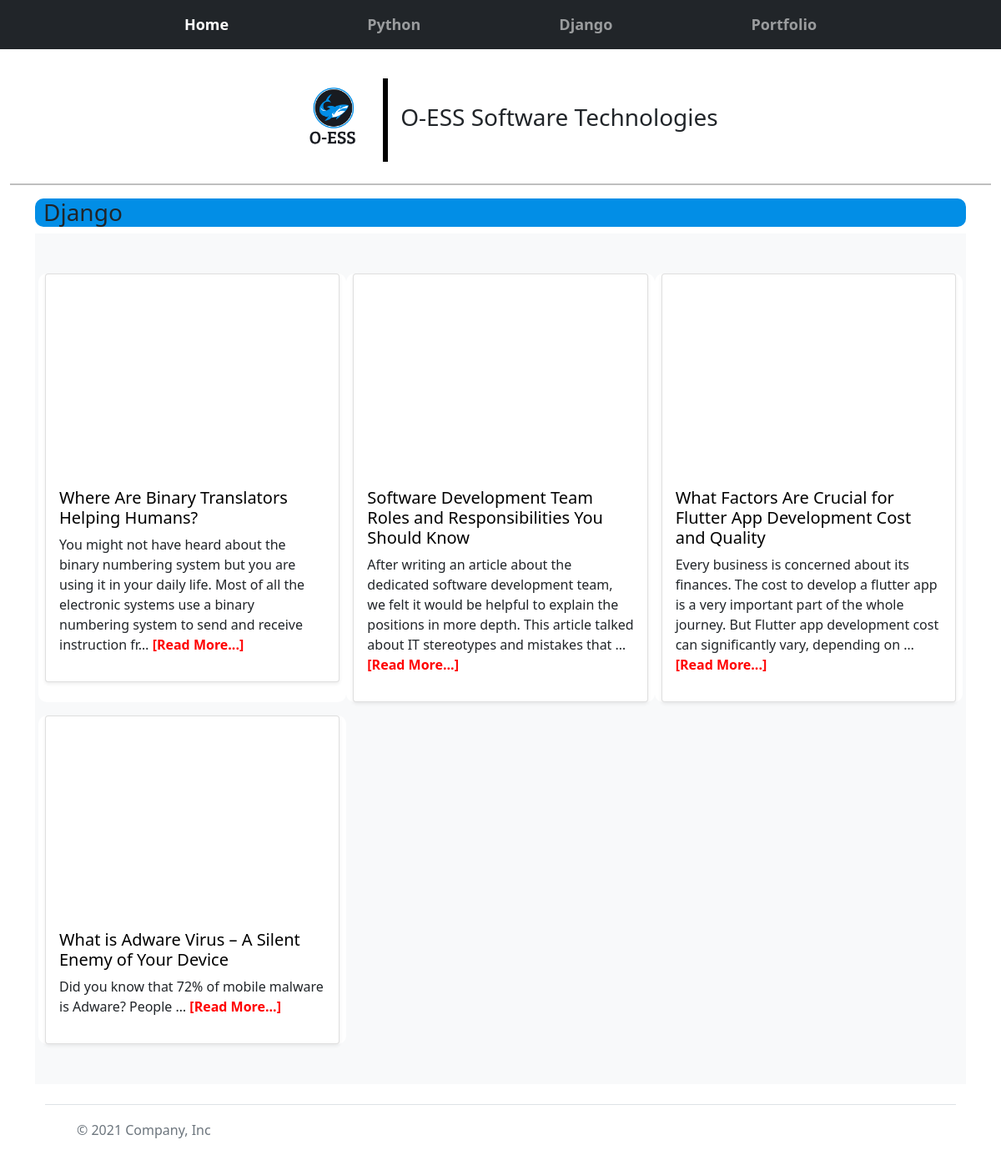
The page /django/ on the database as committed earlier.
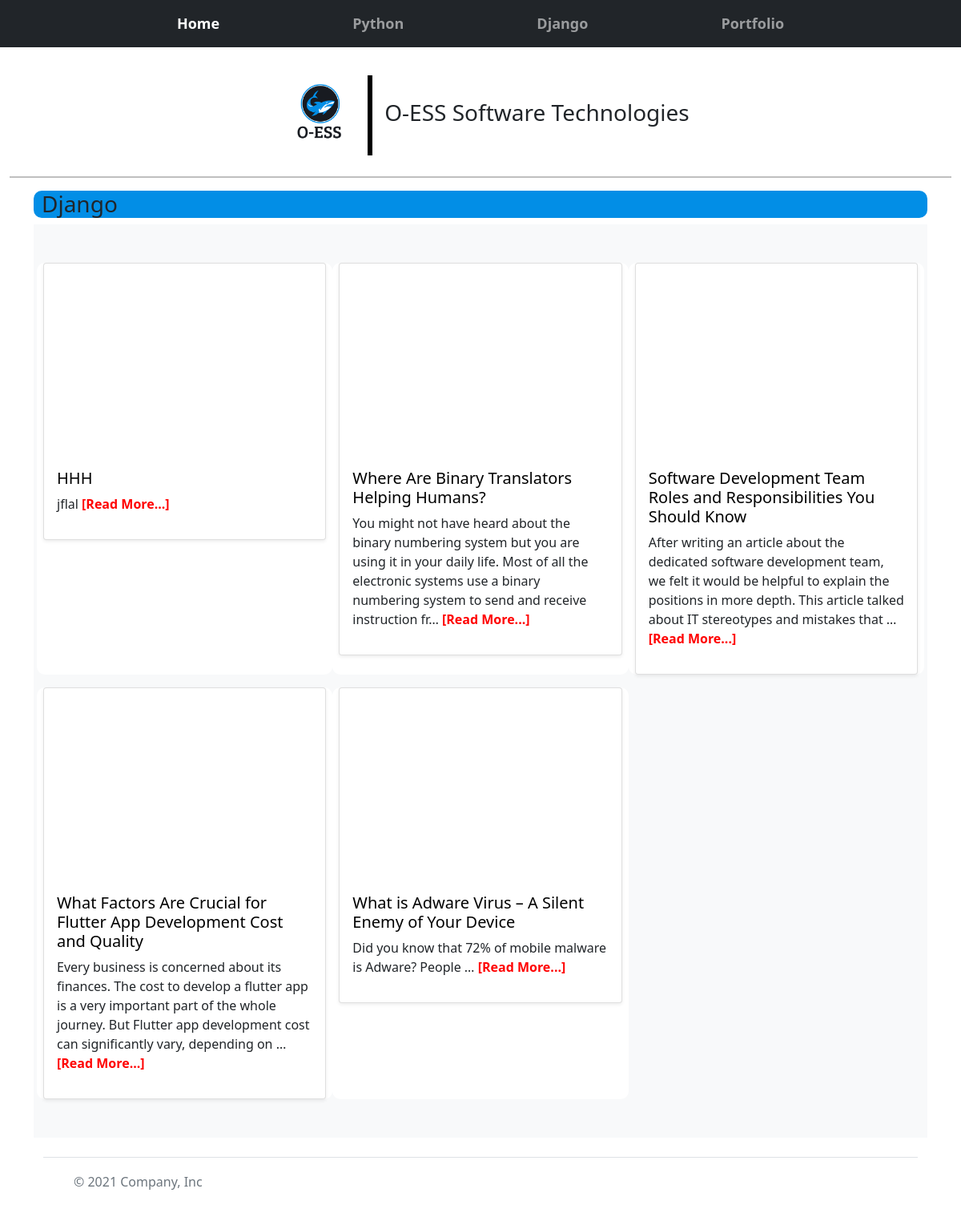
The same page on the database as committed later.
### repair/models.py (models this page shows, shortened)
class Djangonister(models.Model):
    title = models.CharField(max_length=400)
    description = models.TextField()
    video = EmbedVideoField()
    date_added = models.DateTimeField(auto_now_add=True)

### repair/views.py (the view)
# urls.py: path('django/', views.djangosoft, name='software'),
def djangosoft(request):
    soft = Djangonister.objects.order_by('-date_added')
    context = {'soft':soft}
    return render(request, 'repair/django.html', context)

### repair/templates/repair/django.html (shortened to what this page needs)
{% extends 'repair/layout.html' %}
{% load static %}
{% load embed_video_tags %}
{% block content %}
    <div class="container">
        <div class="col">
            <h3>Django</h3>
        </div>
        <main>
            <div class="album py-5 bg-light">
              <div class="container">
                <div class="row row-cols-1 row-cols-sm-2 row-cols-md-3 g-3">
                    {% for software in soft %}
                  <div class="col" style="background-color: white;">
                    <div class="card shadow-sm">
                      <div class="you" style="width: 100%; height: 15rem; border-radius: 5px;">
                    </div>
                      <div class="card-body">
                          <a onMouseOver="this.style.color='red'"
                          onMouseOut="this.style.color='black'" href="{% url 'repair:softdetail' software.id %}"><h5 class="card-title">{{software.title}}</h5></a>
                            <p class="card-text">{{software.description|truncatechars:200}} <a style="text-decoration: none; color: red; font-weight: bold;" href="{% url 'repair:softdetail' software.id %}">[Read More...]</a></p>
                      </div>
                    </div>
                  </div>
                  {% endfor %}
                </div>
              </div>
            </div>
          </main>
{% endblock content %}

Rows that differ between the two databases and show on the page:
added Djangonister: title "HHH", description "jflal"
